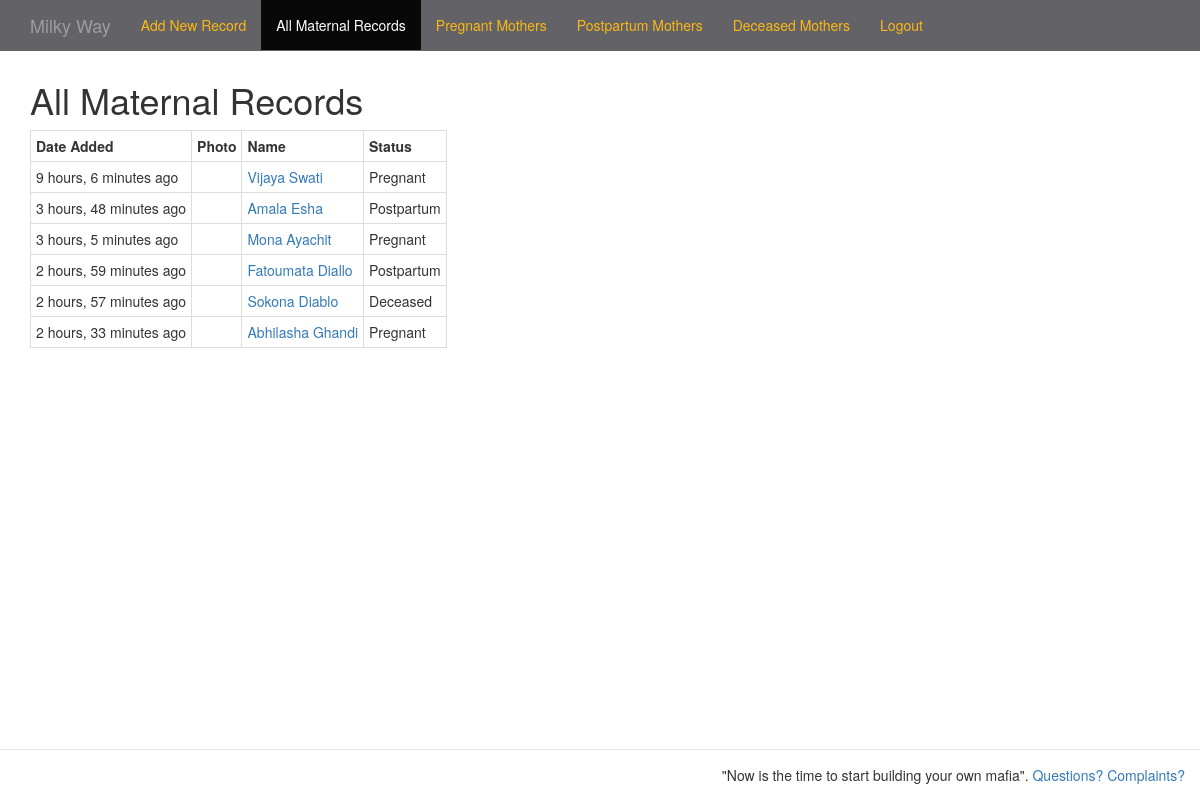
The page /mothers/list/all (signed in) on the database as committed earlier.
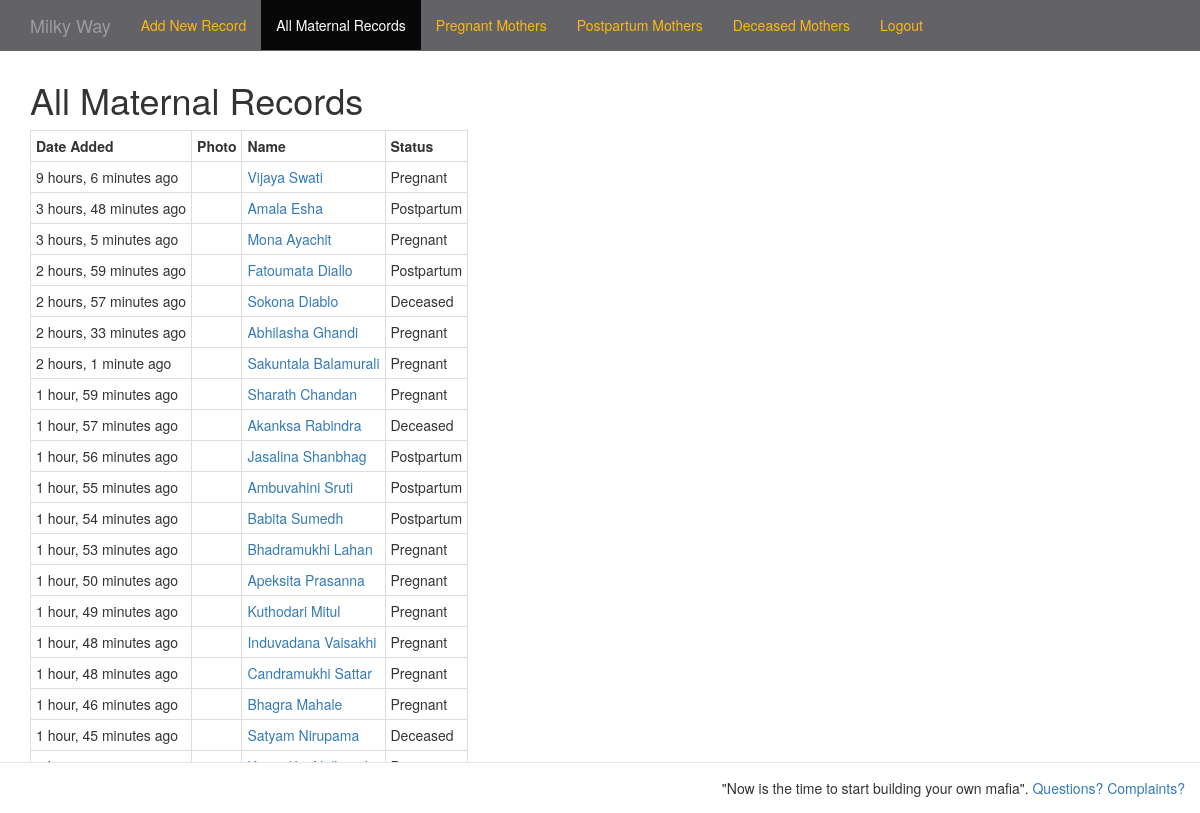
The same page on the database as committed later.
### betterbirthapp/models.py (models this page shows, shortened)
class Mother(models.Model):
	created_at = models.DateTimeField(auto_now_add=True)
	first_name = models.CharField(max_length=200)
	last_name = models.CharField(max_length=200)
	status = models.CharField(max_length=2, choices=MOTHER_STATUS_CHOICES)
	date_of_birth = models.DateField(null=True, blank=True)
	height = models.IntegerField(max_length=3, null=True, blank=True)
	picture = models.FileField(upload_to='/images/', null=True, blank=True)
	def full_name(self):
		return '%s %s' % (self.first_name, self.last_name)

### betterbirthapp/views.py (the view)
class MotherListView(ListView):
    def get_queryset(self, **kwargs):
        category = self.kwargs['category']
        mapping = {
            'all': Mother.objects.all(),
            'pregnant': Mother.objects.filter(status=('P')),
            'postpartum': Mother.objects.filter(status=('PP')),
            'deceased': Mother.objects.filter(status=('DC')),
        }
        return mapping[category] if category in mapping else None
    def get_context_data(self, **kwargs):
        context = super(MotherListView, self).get_context_data(**kwargs)
        context['now'] = timezone.now()
        context['category'] = self.kwargs['category']
        return context
    @method_decorator(login_required)
    def dispatch(self, *args, **kwargs):
        return super(MotherListView, self).dispatch(*args, **kwargs)

### templates/record_list.html (shortened to what this page needs)
{% extends "base.html" %}
{% block nav %}
{% if category == 'add' %}<li class="active"><a href="#">{% else %}<li><a href="/mothers/add">{% endif %}Add New Record</a></li>
{% if category == 'all' %}<li class="active"><a href="#">{% else %}<li><a href="/mothers/list/all">{% endif %}All Maternal Records</a></li>
{% if category == 'pregnant' %}<li class="active"><a href="#">{% else %}<li><a href="/mothers/list/pregnant">{% endif %}Pregnant Mothers</a></li>
{% if category == 'postpartum' %}<li class="active"><a href="#">{% else %}<li><a href="/mothers/list/postpartum">{% endif %}Postpartum Mothers</a></li>
{% if category == 'deceased' %}<li class="active"><a href="#">{% else %}<li><a href="/mothers/list/deceased">{% endif %}Deceased Mothers</a></li>
<li><a href="/accounts/logout">Logout</a></li>
{% endblock nav %}
{% block page_title %}
{% if category == 'all' %}All Maternal Records{% endif %}
{% endblock page_title %}
{% block content %}
<table class="table-bordered table-condensed">
  <tr>
    <th>Date Added</th>
    <th>Photo</th>
    <th>Name</th>
    <th>Status</th>
  </tr>
{% for mother in object_list %}
  <tr>
    <td><span title="{{ mother.created_at|date:"Y-m-d H:i:s" }}">{{ mother.created_at|timesince:now }} ago</span></td>
    <td><img src="{{ mother.photo.path }}"></td>
    <td><a href="/mothers/manage/{{ mother.id }}">{{ mother.full_name }}</a></td>
    <td>{{ mother.get_status_display }}</td>
  </tr>
{% empty %}
  <tr><td colspan="9">No records yet.</td></tr>
{% endfor %}
</table>
{% endblock content %}

### templates/base.html (shortened to what this page needs)
{% load staticfiles %}
<!DOCTYPE html>
<html lang="en">
  <head>
    <link href="{% static 'css/bootstrap.css' %}" rel="stylesheet">
    <link href="{% static 'css/main.css' %}" rel="stylesheet">
  </head>
  <body>
    <div class="navbar navbar-inverse navbar-fixed-top">
      <div class="container">
        <div class="navbar-header">
          <a class="navbar-brand" href="#">Milky Way</a>
        </div>
        <div class="collapse navbar-collapse">
          <ul class="nav navbar-nav">
            {% block nav %}{% endblock nav %}
          </ul>
        </div>
      </div>
    </div>
    <div class="container">
      <h1>{% block page_title %}Example Base Template{% endblock page_title %}</h1>
      {% block content %}{% endblock content %}
    </div>
    <footer class="modal-footer">"Now is the time to start building your own mafia". <a href="mailto:b@shevagoldberg.com">Questions?</a> <a href="mailto:sheva@eatabagofdicks.org">Complaints?</a></footer>
  </body>
</html>

### templates/base.html (style rules this page uses)
body { padding-top: 60px; }

Rows that differ between the two databases and show on the page:
added Mother: created_at "2 hours, 1 minute", full_name "Sakuntala Balamurali", status "Pregnant"
added Mother: created_at "1 hour, 59 minutes", full_name "Sharath Chandan", status "Pregnant"
added Mother: created_at "1 hour, 57 minutes", full_name "Akanksa Rabindra", status "Deceased"
added Mother: created_at "1 hour, 56 minutes", full_name "Jasalina Shanbhag", status "Postpartum"
added Mother: created_at "1 hour, 55 minutes", full_name "Ambuvahini Sruti", status "Postpartum"
added Mother: created_at "1 hour, 54 minutes", full_name "Babita Sumedh", status "Postpartum"
added Mother: created_at "1 hour, 53 minutes", full_name "Bhadramukhi Lahan", status "Pregnant"
added Mother: created_at "1 hour, 50 minutes", full_name "Apeksita Prasanna", status "Pregnant"
added Mother: created_at "1 hour, 49 minutes", full_name "Kuthodari Mitul", status "Pregnant"
added Mother: created_at "1 hour, 48 minutes", full_name "Induvadana Vaisakhi", status "Pregnant"
added Mother: created_at "1 hour, 48 minutes", full_name "Candramukhi Sattar", status "Pregnant"
added Mother: created_at "1 hour, 46 minutes", full_name "Bhagra Mahale", status "Pregnant"
added Mother: created_at "1 hour, 45 minutes", full_name "Satyam Nirupama", status "Deceased"
